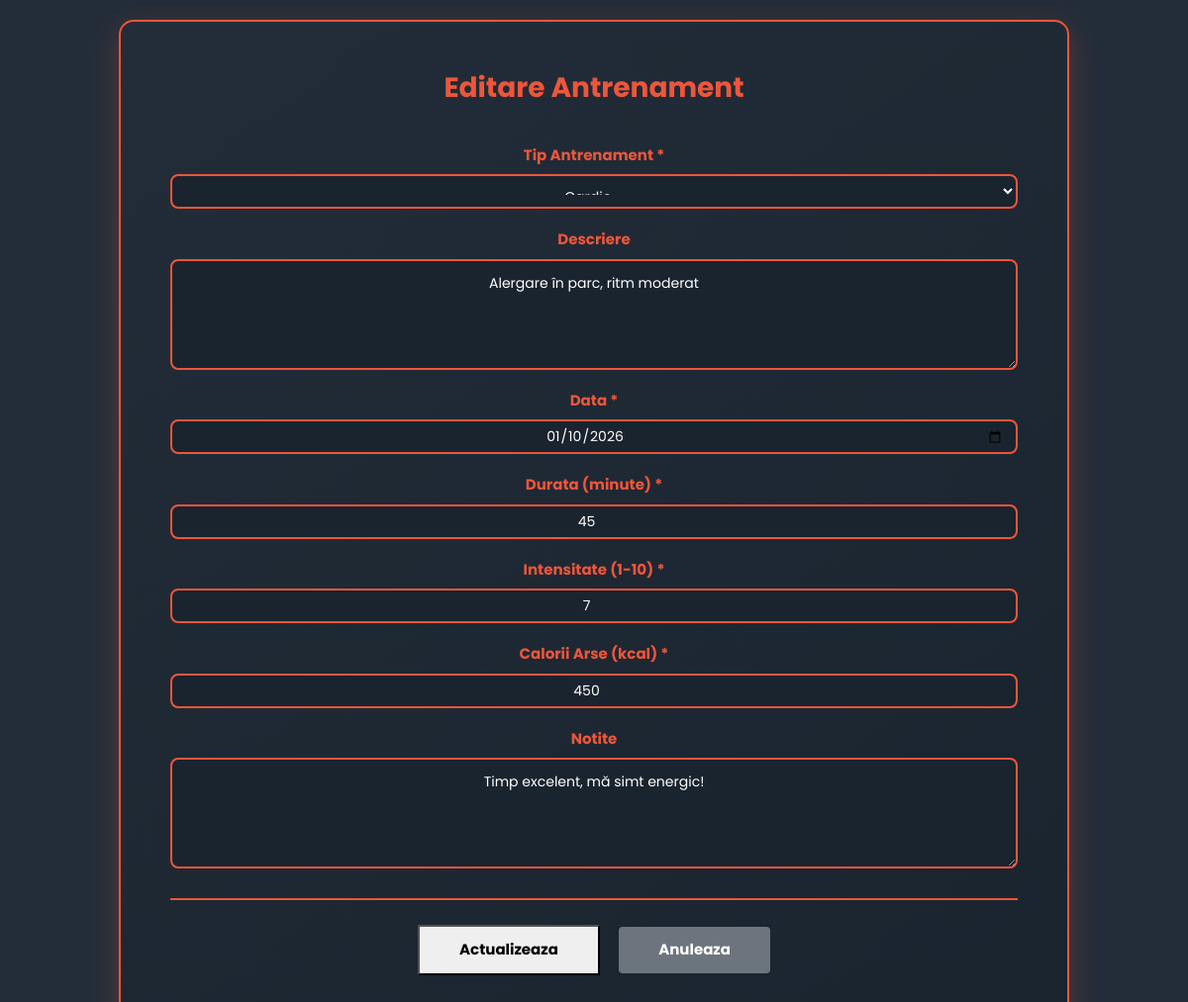
Screenshot of /public/antrenamente/edit/1 (signed in) with the database file from the repository.
### tables this page shows
CREATE TABLE `workouts` (
  `workout_id` INT(11) NOT NULL AUTO_INCREMENT,
  `user_id` INT(11) NOT NULL,
  `workout_type_id` INT(11) NOT NULL,
  `description` VARCHAR(255) DEFAULT NULL,
  `date` DATE NOT NULL,
  `duration_min` INT(11) NOT NULL,
  `intensity` INT(11) DEFAULT NULL CHECK (`intensity` >= 1 AND `intensity` <= 10),
  `calories_burned` INT(11) DEFAULT 0,
  `notes` TEXT DEFAULT NULL,
  `created_at` TIMESTAMP DEFAULT CURRENT_TIMESTAMP,
  PRIMARY KEY (`workout_id`),
  KEY `idx_user_id` (`user_id`),
  KEY `idx_workout_type_id` (`workout_type_id`),
  KEY `idx_date` (`date`),
  CONSTRAINT `fk_workouts_user` FOREIGN KEY (`user_id`) REFERENCES `users` (`user_id`) ON DELETE CASCADE ON UPDATE CASCADE,
  CONSTRAINT `fk_workouts_type` FOREIGN KEY (`workout_type_id`) REFERENCES `workout_types` (`workout_type_id`) ON DELETE RESTRICT ON UPDATE CASCADE
);

CREATE TABLE `workout_types` (
  `workout_type_id` INT(11) NOT NULL AUTO_INCREMENT,
  `name` VARCHAR(100) NOT NULL UNIQUE,
  `description` VARCHAR(255) DEFAULT NULL,
  PRIMARY KEY (`workout_type_id`)
);

### app/Models/BaseModel.php (called while the page is built, shortened)
<?php
abstract class BaseModel {
    public function __construct() {
        try {
            $this->db = new mysqli(
                Config::DB_SERVER,
                Config::DB_USERNAME,
                Config::DB_PASSWORD,
                Config::DB_NAME
            );
        } catch (mysqli_sql_exception $e) {
            echo "<h1>DATABASE CONNECTION ERROR: Could not connect to the database.</h1>";
            echo "<p>Please check your database configuration and ensure the database server is running.</p>";
            error_log("Database connection error: " . $e->getMessage());
            exit;
        }
    }
}

### app/Controllers/WorkoutController.php (called while the page is built, shortened)
<?php
require_once __DIR__ . '/../Models/WorkoutModel.php';
class WorkoutController {
    private $workoutModel;
    public function __construct() {
        $this->workoutModel = new WorkoutModel();
    }
    public function edit($workout_id) {
        $workout = $this->workoutModel->getWorkoutById($workout_id);
        $workoutTypes = $this->workoutModel->getAllWorkoutTypes();
        require_once __DIR__ . '/../Views/workout_form.php';
    }
}

### public/index.php (called while the page is built, shortened)
<?php
require_once ROOT_PATH . '/app/Core/Router.php';
$router = new Router();
$router->get('fitnessapp/public', 'CoreController@index');
$router->get('fitnessapp/public/', 'CoreController@index');
$router->get('', 'CoreController@index');
$router->get('logout', 'UserController@logout');
$router->post('user/login', 'UserController@login');
$router->post('user/register', 'UserController@register');
$router->get('retete', 'RecipeController@index');
$router->get('retete/create', 'RecipeController@create');
$router->post('retete/store', 'RecipeController@store');
$router->get('retete/edit/{id}', 'RecipeController@edit');
$router->post('retete/update/{id}', 'RecipeController@update');
$router->get('retete/delete/{id}', 'RecipeController@delete');
$router->get('antrenamente', 'WorkoutController@index');
$router->get('antrenamente/create', 'WorkoutController@create');
$router->post('antrenamente/store', 'WorkoutController@store');
$router->get('antrenamente/edit/{id}', 'WorkoutController@edit');
$router->post('antrenamente/update/{id}', 'WorkoutController@update');
$router->get('antrenamente/delete/{id}', 'WorkoutController@delete');
$router->get('orar', 'CoreController@orar');
$router->dispatch();

### app/Models/WorkoutModel.php (called while the page is built, shortened)
<?php
require_once __DIR__ . '/BaseModel.php';
class WorkoutModel extends BaseModel {
    public function getWorkoutById($workout_id) {
        $sql = "SELECT w.*, wt.name as workout_type_name
                FROM workouts w
                JOIN workout_types wt ON w.workout_type_id = wt.workout_type_id
                WHERE w.workout_id = ?";
        $stmt = $this->db->prepare($sql);
        $stmt->bind_param("i", $workout_id);
        $stmt->execute();
        $result = $stmt->get_result();
        if ($result->num_rows > 0) {
            return $result->fetch_assoc();
        }
        return null;
    }
    public function getAllWorkoutTypes() {
        $sql = "SELECT * FROM workout_types ORDER BY name ASC";
        $result = $this->db->query($sql);
        if ($result->num_rows > 0) {
            return $result->fetch_all(MYSQLI_ASSOC);
        }
        return [];
    }
}

### app/Views/workout_form.php (the view, shortened to what this page needs)
<!DOCTYPE html>
<html lang="ro">
<head>
    <link rel="stylesheet" type="text/css" href="./../../assets/css/bootstrap.min.css">
    <link rel="stylesheet" type="text/css" href="./../../assets/css/font-awesome.css">
    <link rel="stylesheet" href="./../../assets/css/templatemo-training-studio.css">
</head>
<body>
    <div class="container" style="width: 100%; max-width: 1000px; padding: 20px;">
          <form action="<?php echo isset($workout) ? (defined('Config::BASE_URL') ? Config::BASE_URL : '/fitnessapp/public/') . 'antrenamente/update/' . $workout['workout_id'] : (defined('Config::BASE_URL') ? Config::BASE_URL : '/fitnessapp/public/') . 'antrenamente/store'; ?>"
              method="POST"
              style="background: linear-gradient(145deg, #232d39 0%, #1a242f 100%); padding: 50px; border-radius: 15px; border: 2px solid #ed563b; box-shadow: 0 10px 30px rgba(237, 86, 59, 0.3);">
            <h2 style="color: #ed563b; text-align: center; margin-bottom: 40px; font-size: 28px; font-weight: bold;">
                <?php echo isset($workout) ? 'Editare Antrenament' : 'Adaugare Antrenament'; ?>
            </h2>
            <div class="form-group" style="margin-bottom: 20px;">
                <label for="workout_type_id" style="color: #ed563b; font-weight: bold; font-size: 15px; margin-bottom: 8px; display: block; text-align: center;">
                    Tip Antrenament *
                </label>
                <select class="form-control"
                        id="workout_type_id"
                        name="workout_type_id"
                        required
                        style="background-color: #1a242f; color: #fff; border: 2px solid #ed563b; padding: 12px; font-size: 14px; border-radius: 8px; text-align: center; width: 100%; max-width: 100%;">
                    <?php foreach ($workoutTypes as $type): ?>
                        <option value="<?php echo $type['workout_type_id']; ?>"
                                <?php echo (isset($workout) && $workout['workout_type_id'] == $type['workout_type_id']) ? 'selected' : ''; ?>>
                            <?php echo ucfirst(htmlspecialchars($type['name'])); ?>
                        </option>
                    <?php endforeach; ?>
                </select>
            </div>
            <div class="form-group" style="margin-bottom: 20px;">
                <label for="description" style="color: #ed563b; font-weight: bold; font-size: 15px; margin-bottom: 8px; display: block; text-align: center;">
                    Descriere
                </label>
                <textarea class="form-control"
                          id="description"
                          name="description"
                          rows="4"
                          placeholder="O descriere scurta a antrenamentului..."
                          style="background-color: #1a242f; color: #fff; border: 2px solid #ed563b; padding: 12px; font-size: 14px; border-radius: 8px; resize: vertical; text-align: center; width: 100%; max-width: 100%;"><?php echo isset($workout) ? htmlspecialchars($workout['description']) : ''; ?></textarea>
            </div>
            <div class="form-group" style="margin-bottom: 20px;">
                <label for="date" style="color: #ed563b; font-weight: bold; font-size: 15px; margin-bottom: 8px; display: block; text-align: center;">
                    Data *
                </label>
                <input type="date"
                       class="form-control"
                       id="date"
                       name="date"
                       value="<?php echo isset($workout) ? htmlspecialchars($workout['date']) : date('Y-m-d'); ?>"
                       required
                       style="background-color: #1a242f; color: #fff; border: 2px solid #ed563b; padding: 12px; font-size: 14px; border-radius: 8px; text-align: center; width: 100%; max-width: 100%;">
            </div>
            <div class="form-group" style="margin-bottom: 20px;">
                <label for="duration_min" style="color: #ed563b; font-weight: bold; font-size: 15px; margin-bottom: 8px; display: block; text-align: center;">
                    Durata (minute) *
                </label>
                <input type="number"
                       class="form-control"
                       id="duration_min"
                       name="duration_min"
                       placeholder="45"
                       value="<?php echo isset($workout) ? htmlspecialchars($workout['duration_min']) : ''; ?>"
                       min="1"
                       required
                       style="background-color: #1a242f; color: #fff; border: 2px solid #ed563b; padding: 12px; font-size: 14px; border-radius: 8px; text-align: center; width: 100%; max-width: 100%;">
            </div>
            <div class="form-group" style="margin-bottom: 20px;">
                <label for="intensity" style="color: #ed563b; font-weight: bold; font-size: 15px; margin-bottom: 8px; display: block; text-align: center;">
                    Intensitate (1-10) *
                </label>
                <input type="number"
                       class="form-control"
                       id="intensity"
                       name="intensity"
                       placeholder="7"
                       value="<?php echo isset($workout) ? htmlspecialchars($workout['intensity']) : ''; ?>"
                       min="1"
                       max="10"
                       required
                       style="background-color: #1a242f; color: #fff; border: 2px solid #ed563b; padding: 12px; font-size: 14px; border-radius: 8px; text-align: center; width: 100%; max-width: 100%;">
            </div>
            <div class="form-group" style="margin-bottom: 20px;">
                <label for="calories_burned" style="color: #ed563b; font-weight: bold; font-size: 15px; margin-bottom: 8px; display: block; text-align: center;">
                    Calorii Arse (kcal) *
                </label>
                <input type="number"
                       class="form-control"
                       id="calories_burned"
                       name="calories_burned"
                       placeholder="350"
                       value="<?php echo isset($workout) ? htmlspecialchars($workout['calories_burned']) : '0'; ?>"
                       min="0"
                       required
                       style="background-color: #1a242f; color: #fff; border: 2px solid #ed563b; padding: 12px; font-size: 14px; border-radius: 8px; text-align: center; width: 100%; max-width: 100%;">
            </div>
            <div class="form-group" style="margin-bottom: 20px;">
                <label for="notes" style="color: #ed563b; font-weight: bold; font-size: 15px; margin-bottom: 8px; display: block; text-align: center;">
                    Notite
                </label>
                <textarea class="form-control"
                          id="notes"
                          name="notes"
                          rows="4"
                          placeholder="Adauga notite despre antrenament (optional)..."
                          style="background-color: #1a242f; color: #fff; border: 2px solid #ed563b; padding: 12px; font-size: 14px; border-radius: 8px; resize: vertical; text-align: center; width: 100%; max-width: 100%;"><?php echo isset($workout) ? htmlspecialchars($workout['notes']) : ''; ?></textarea>
            </div>
            <div class="text-center" style="margin-top: 30px; padding-top: 25px; border-top: 2px solid #ed563b;">
                <button type="submit" class="main-button" style="margin-right: 15px; padding: 12px 40px; font-size: 15px; font-weight: bold;">
                    <?php echo isset($workout) ? 'Actualizeaza' : 'Adauga'; ?>
                </button>
                <a href="<?php echo defined('Config::BASE_URL') ? Config::BASE_URL : '/fitnessapp/public/'; ?>antrenamente"
                   class="btn btn-secondary" style="padding: 12px 40px; font-size: 15px; font-weight: bold; background-color: #6c757d; border: none;">
                    Anuleaza
                </a>
            </div>
        </form>
    </div>
</body>
</html>

### app/Core/Router.php (shortened to what this page needs)
<?php
class Router {
    protected $routes = [];
    public function get($uri, $controllerAction) {
        $this->routes['GET'][$uri] = $controllerAction;
    }
    public function post($uri, $controllerAction) {
        $this->routes['POST'][$uri] = $controllerAction;
    }
    public function dispatch() {
        $uri = parse_url($_SERVER['REQUEST_URI'], PHP_URL_PATH);
        $method = $_SERVER['REQUEST_METHOD'];
        if (defined('Config::BASE_URL')) {
            $basePath = parse_url(Config::BASE_URL, PHP_URL_PATH);
        } else {
            $basePath = '/fitnessapp/public/';
        }
        if (strpos($uri, $basePath) === 0) {
            $uri = substr($uri, strlen($basePath));
        }
        $uri = trim($uri, '/');
        foreach ($this->routes[$method] as $route => $controllerAction) {
            $pattern = preg_replace('/\{[a-zA-Z0-9_]+\}/', '([a-zA-Z0-9_-]+)', $route);
            $pattern = '#^' . $pattern . '$#';
            if (preg_match($pattern, $uri, $matches)) {
                array_shift($matches);
                $this->executeController($controllerAction, $matches);
                return;
            }
        }
        die("404 Not Found: The requested URL was not found on this server.");
    }
    private function executeController($controllerAction, $params = []) {
        list($controllerName, $methodName) = explode('@', $controllerAction);
        $controller = new $controllerName();
        if (method_exists($controller, $methodName)) {
            return call_user_func_array([$controller, $methodName], $params);
        } else {
            http_response_code(404);
            die("Method not found in Controller: " . $controllerName . '->' . $methodName);
        }
    }
}

### assets/css/templatemo-training-studio.css (style rules this page uses)
html, body, div, span, applet, object, iframe, h1, h2, h3, h4, h5, h6, p, blockquote, div pre, a, abbr, acronym, address, big, cite, code, del, dfn, em, font, img, ins, kbd, q, s, samp, small, strike, strong, sub, sup, tt, var, b, u, i, center, dl, dt, dd, ol, ul, li, figure, header, nav, section, article, aside, footer, figcaption { margin: 0; padding: 0; border: 0; outline: 0; }
* { box-sizing: border-box; }
html, body { font-family: 'Poppins', sans-serif; font-weight: 400; background-color: #fff; font-size: 16px; -ms-text-size-adjust: 100%; -webkit-font-smoothing: antialiased; -moz-osx-font-smoothing: grayscale; }
a { text-decoration: none !important; }
h1, h2, h3, h4, h5, h6 { margin-top: 0px; margin-bottom: 0px; }
html, body { background: #fff; font-family: 'Poppins', sans-serif; }

### app/Views/workout_form.php (style rules this page uses)
body { background-color: #232d39; margin: 0; padding: 0; min-height: 100vh; display: flex; align-items: center; justify-content: center; }

### rows the page displays
workouts: workout_type_id "Cardio", description "Alergare în parc, ritm moderat", date "01/10/2026", duration_min "45", intensity "7", calories_burned "450", notes "Timp excelent, mă simt energic!"
